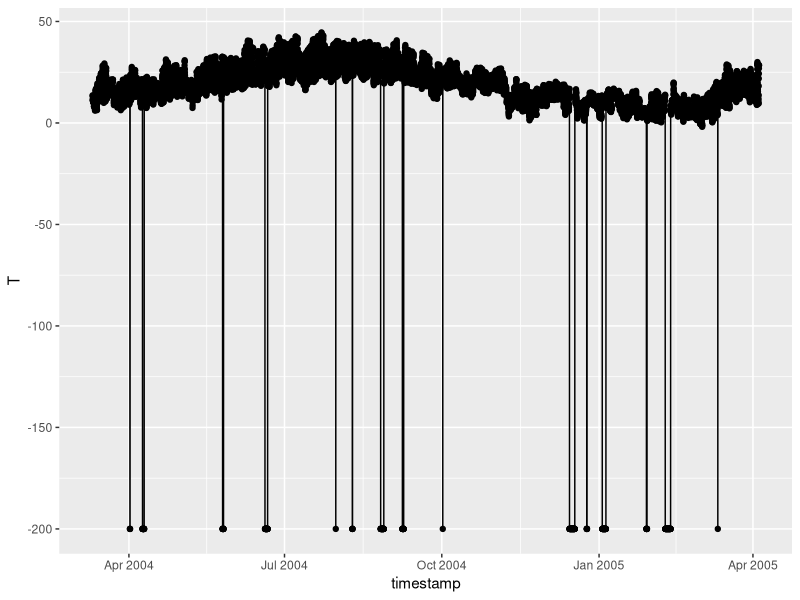
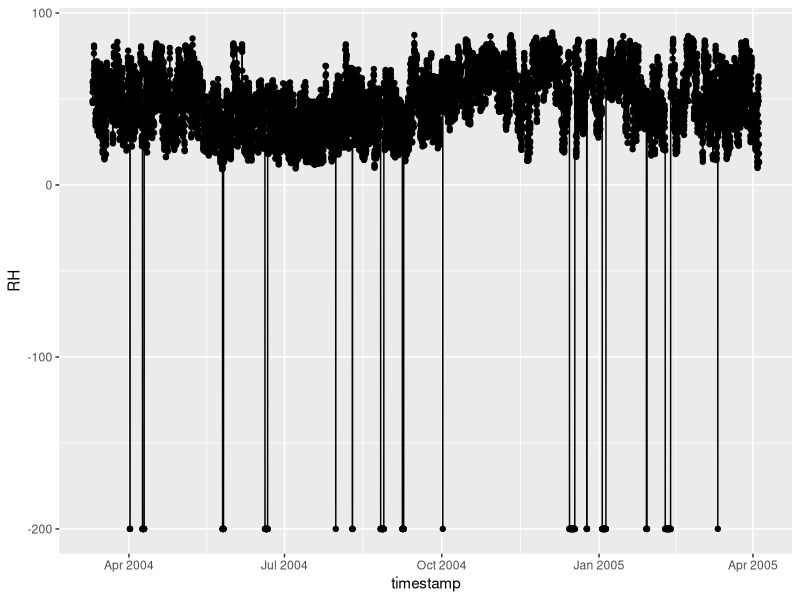
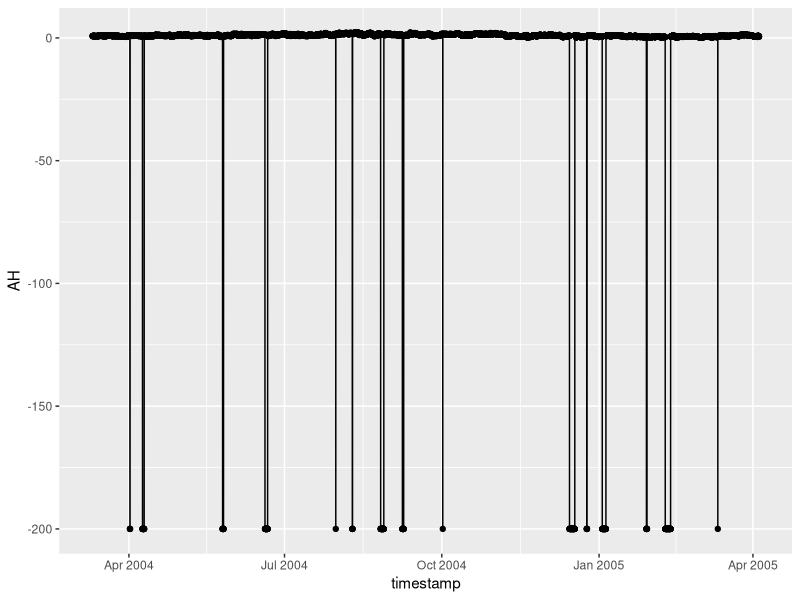
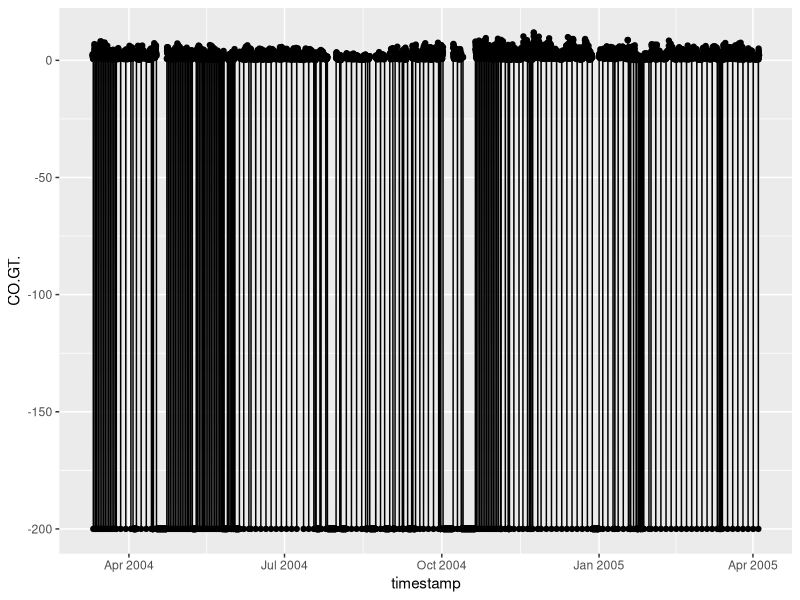
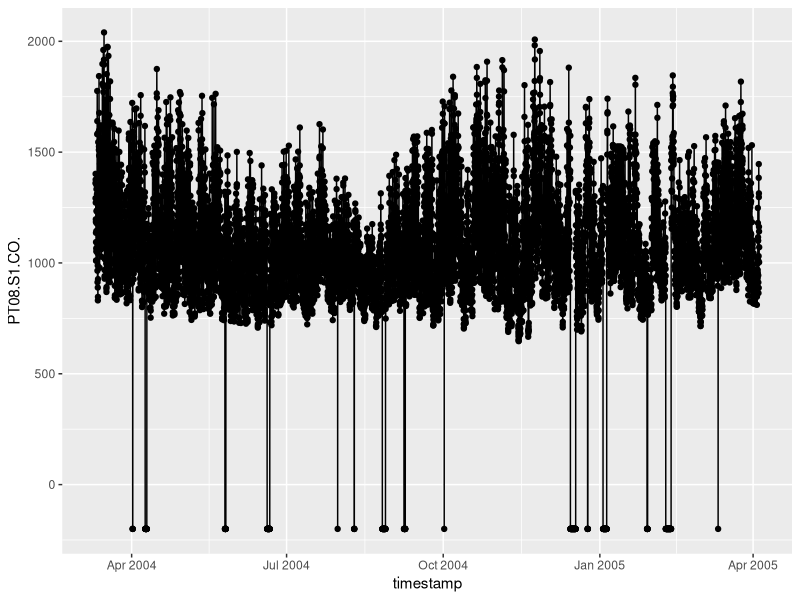
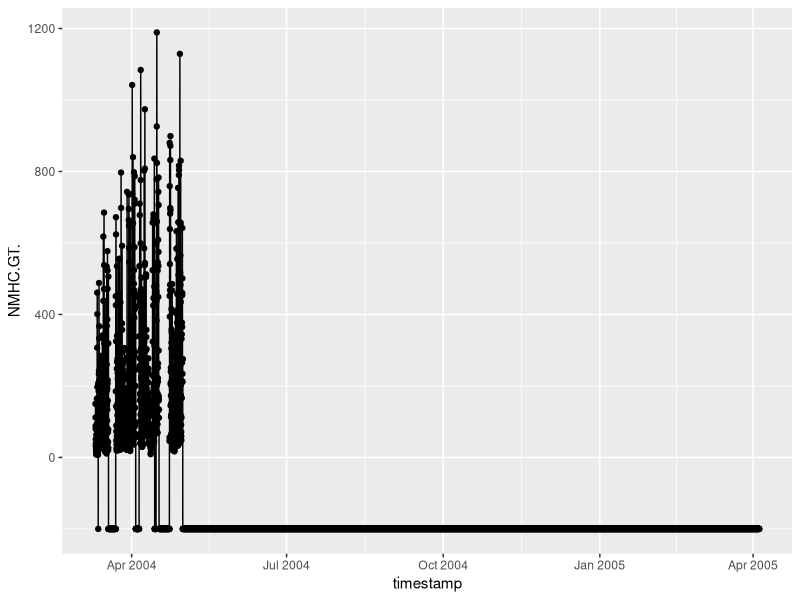
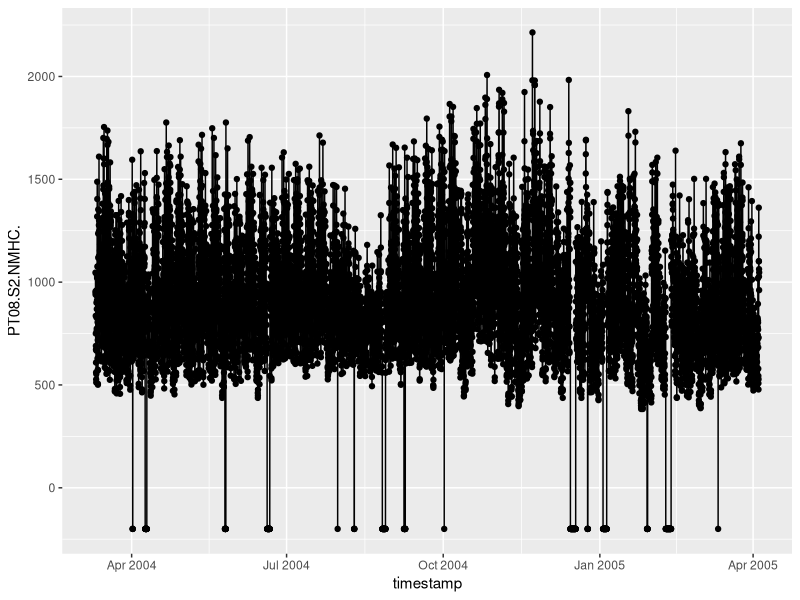
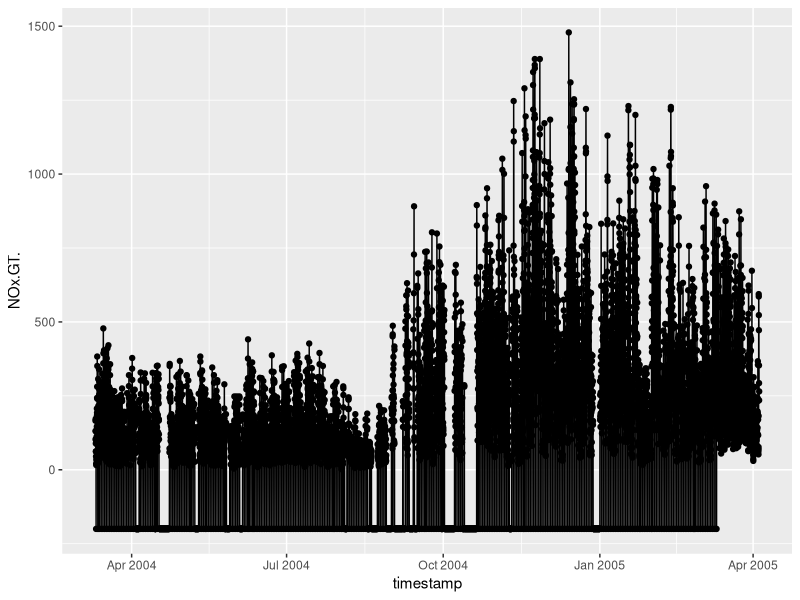

The R source for these figures, in order:
# Final Project

library(lubridate)
library(dplyr)
library(ggplot2)
library(car)

#~~~~~~~~~~~~~~~~~~~~
#### Data Import ####
#~~~~~~~~~~~~~~~~~~~~

## Import raw data
air.q.data <- read.csv("data/AirQualityUCI.csv", header = TRUE, stringsAsFactors = FALSE)

## Column definitions:
# 0 Date	(DD/MM/YYYY) 
# 1 Time	(HH.MM.SS) 
# 2 True hourly averaged concentration CO in mg/m^3 (reference analyzer) 
# 3 PT08.S1 (tin oxide) hourly averaged sensor response (nominally CO targeted)	
# 4 True hourly averaged overall Non Metanic HydroCarbons concentration in microg/m^3 (reference analyzer) 
# 5 True hourly averaged Benzene concentration in microg/m^3 (reference analyzer) 
# 6 PT08.S2 (titania) hourly averaged sensor response (nominally NMHC targeted)	
# 7 True hourly averaged NOx concentration in ppb (reference analyzer) 
# 8 PT08.S3 (tungsten oxide) hourly averaged sensor response (nominally NOx targeted) 
# 9 True hourly averaged NO2 concentration in microg/m^3 (reference analyzer)	
# 10 PT08.S4 (tungsten oxide) hourly averaged sensor response (nominally NO2 targeted)	
# 11 PT08.S5 (indium oxide) hourly averaged sensor response (nominally O3 targeted) 
# 12 Temperature in Â°C	
# 13 Relative Humidity (%) 
# 14 AH Absolute Humidity 

## Note: "GT" collumns contain ground truth measures, while PT08 columns are sensor readings


## Build clean date column
air.q.data$timestamp <- paste(air.q.data$Date, air.q.data$Time, sep = " ") 
air.q.data$timestamp <-mdy_hms(air.q.data$timestamp)





#~~~~~~~~~~~~~~~~~~~~
#### Exploration ####
#~~~~~~~~~~~~~~~~~~~~

## Temp & Humidity
qplot(x = timestamp, y = T, data = air.q.data, geom = c("line", "point"))
qplot(x = timestamp, y = RH, data = air.q.data, geom = c("line", "point"))
qplot(x = timestamp, y = AH, data = air.q.data, geom = c("line", "point"))

## CO measures
qplot(x = timestamp, y = CO.GT., data = air.q.data, geom = c("line", "point"))
qplot(x = timestamp, y = PT08.S1.CO., data = air.q.data, geom = c("line", "point"))

## NMHC Measures
qplot(x = timestamp, y = NMHC.GT., data = air.q.data, geom = c("line", "point"))  # Broken?
qplot(x = timestamp, y = PT08.S2.NMHC., data = air.q.data, geom = c("line", "point"))

## NOX measures
qplot(x = timestamp, y = NOx.GT., data = air.q.data, geom = c("line", "point"))
qplot(x = timestamp, y = PT08.S3.NOx., data = air.q.data, geom = c("line", "point"))

## NO2 measures
qplot(x = timestamp, y = NO2.GT., data = air.q.data, geom = c("line", "point"))
qplot(x = timestamp, y = PT08.S4.NO2., data = air.q.data, geom = c("line", "point"))
qplot(x = timestamp, y = PT08.S5.O3., data = air.q.data, geom = c("line", "point"))  # O3 aligns to NO2 GT

## C6H6 Measures (Benzene)
qplot(x = timestamp, y = C6H6.GT., data = air.q.data, geom = c("line", "point"))







##################
# Questions:
# 1) How well do the sensors match the ground truth recordings?
# 2) Forecast polution levels
# 3) Bootstrap differences in day/night, days, months
# 4) How does benzene correlate to pollutants?


#~~~~~~~~~~~~~~~~~~~~~~~~~~~~~~
#### 1) Sensor Performance ####
#~~~~~~~~~~~~~~~~~~~~~~~~~~~~~~


f_build_data <- function(data, GT, PT08) {
  new.data <- data[ , c("timestamp", substitute(GT), substitute(PT08))]
  new.data <- new.data[which(new.data[,2] > -200), ]
  new.data <- new.data[which(new.data[,3] > -200), ]
  
  return(new.data)
}

f_normplots <- function(data) {
  par(mfrow = c(2,2))
  hist(data[,2])
  qqPlot(data[,2])
  hist(log(data[,2]))
  qqPlot(log(data[,2]))
  par(mfrow = c(1,1))
  
  par(mfrow = c(2,2))
  hist(data[,3])
  qqPlot(data[,3])
  hist(log(data[,3]))
  qqPlot(log(data[,3]))
  par(mfrow = c(1,1))

}

f_shapiro <- function(data) {
  if (length(data) > 5000) {
    data <- data[sample(1:length(data), size = 5000)]
  }
  
  print(shapiro.test(data))
  
  print(shapiro.test(log(data)))
}

f_error_plots <- function(data, GT, PT08) {
  print(plot(data[,substitute(GT)], data$error))
  print(qqPlot(data$error))
  print(plot(data[, substitute(GT)], data[, substitute(PT08)]))
}


## CO measures
CO.data <- f_build_data(air.q.data, GT = "CO.GT.", PT08 = "PT08.S1.CO.")
f_normplots(CO.data)

# Transformations
f_shapiro(CO.data$CO.GT.)  # Use log
CO.data$log.CO.GT. <- log(CO.data$CO.GT.)

f_shapiro(CO.data$PT08.S1.CO.)  # Use log
CO.data$log.PT08.S1.CO. <- log(CO.data$PT08.S1.CO.)

# Measure GT-PT error
CO.data$error <- CO.data$log.CO.GT. - CO.data$log.PT08.S1.CO.
f_error_plots(CO.data, GT = "log.CO.GT.", PT08 = "log.PT08.S1.CO.")




## NMHC Measures
NMHC.data <- f_build_data(air.q.data, GT = "NMHC.GT.", PT08 = "PT08.S2.NMHC.")
f_normplots(NMHC.data)

# Transformations
f_shapiro(NMHC.data$NMHC.GT.)  # Use log
NMHC.data$log.NMHC.GT. <- log(NMHC.data$NMHC.GT.)

f_shapiro(NMHC.data$PT08.S2.NMHC.)  # Use log
NMHC.data$log.PT08.S2.NMHC. <- log(NMHC.data$PT08.S2.NMHC.)

# Measure sensor error
NMHC.data$error <- NMHC.data$log.NMHC.GT. - NMHC.data$log.PT08.S2.NMHC.
f_error_plots(NMHC.data, GT = "log.NMHC.GT.", PT08 = "log.PT08.S2.NMHC.")





## NOX measures
NOx.data <- f_build_data(air.q.data, GT = "NOx.GT.", PT08 = "PT08.S3.NOx.")
f_normplots(NOx.data)

# Transformations
f_shapiro(NOx.data$NOx.GT.)
NOx.data$log.NOx.GT. <- log(NOx.data$NOx.GT.)

f_shapiro(NOx.data$PT08.S3.NOx.)
NOx.data$log.PT08.S3.NOx. <- log(NOx.data$PT08.S3.NOx.)

# Measure sensor error
NOx.data$error <- NOx.data$log.NOx.GT. - NOx.data$log.PT08.S3.NOx.
f_error_plots(NOx.data, GT = "log.NOx.GT.", PT08 = "log.PT08.S3.NOx.")





## NO2 measures
NO2.S4.data <- f_build_data(air.q.data, GT = "NO2.GT.", PT08 = "PT08.S4.NO2.")
f_normplots(NO2.S4.data)
NO2.S5.data <- f_build_data(air.q.data, GT = "NO2.GT.", PT08 = "PT08.S5.O3.")
f_normplots(NO2.S5.data)

# Transformations

# Measure sensor errors




#~~~~~~~~~~~~~~~~~~~~~~~~~~~~~~
#### Correlation of benzene to pollutants ####
#~~~~~~~~~~~~~~~~~~~~~~~~~~~~~~

C6H6.NMHC <- f_build_data(air.q.data, GT = "C6H6.GT.", PT08 = "NMHC.GT.")
C6H6.CO <- f_build_data(air.q.data, GT = "C6H6.GT.", PT08 = "CO.GT.")
C6H6.NOx <- f_build_data(air.q.data, GT = "C6H6.GT.", PT08 = "NOx.GT.")
C6H6.NO2 <- f_build_data(air.q.data, GT = "C6H6.GT.", PT08 = "NO2.GT.")
